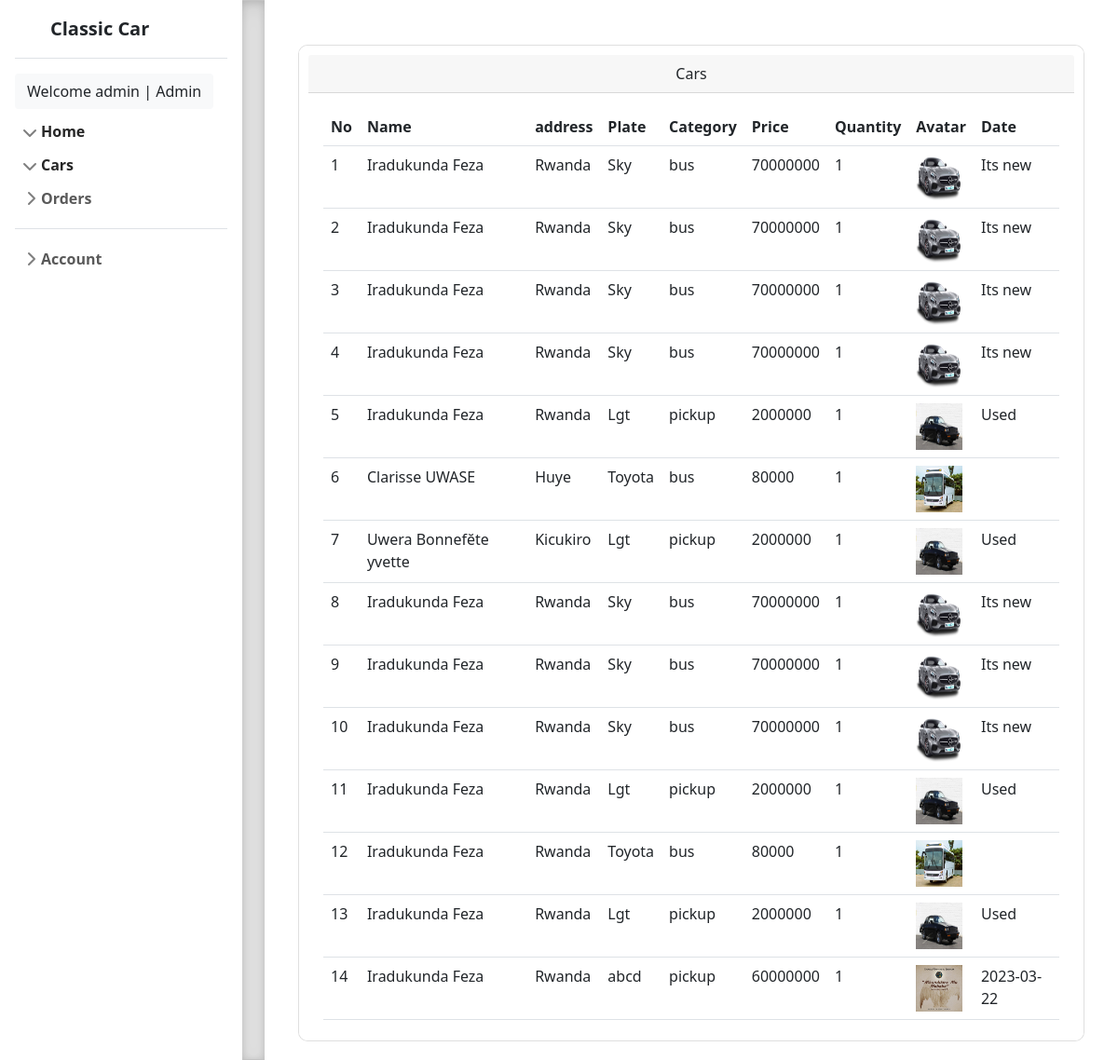
Screenshot of /admin/carout.php (signed in) with the database file from the repository.
### tables this page shows
CREATE TABLE `stockout` (
  `out_id` int(12) NOT NULL,
  `car_id` int(12) NOT NULL,
  `user_id` int(12) NOT NULL,
  `quantity` varchar(100) NOT NULL,
  `date` varchar(100) NOT NULL
);

CREATE TABLE `users` (
  `user_id` int(12) NOT NULL,
  `names` varchar(100) NOT NULL,
  `address` varchar(100) NOT NULL,
  `phone` varchar(100) NOT NULL,
  `email` varchar(100) NOT NULL,
  `gander` varchar(100) NOT NULL,
  `username` varchar(100) NOT NULL,
  `password` varchar(100) NOT NULL,
  `usertype` varchar(100) NOT NULL
);

CREATE TABLE `cars` (
  `car_id` int(12) NOT NULL,
  `name` varchar(100) NOT NULL,
  `address` varchar(100) NOT NULL,
  `plate` varchar(100) NOT NULL,
  `category` varchar(100) NOT NULL,
  `price` int(100) NOT NULL,
  `quantity` int(100) NOT NULL,
  `avatar` varchar(100) NOT NULL,
  `description` varchar(100) NOT NULL,
  `date` varchar(100) NOT NULL
);

### admin/carout.php (the view, shortened to what this page needs)
<?php
include '../connect.php';
?>
<!doctype html>
<html lang="en">
  <head>
<link href="../assets/dist/css/bootstrap.min.css" rel="stylesheet">
    <link href="sidebars.css" rel="stylesheet">
  </head>
  <body>
<main>
<?php include '../includes/leftnav.php'; ?>
  <div class="b-example-divider"></div>
  <div class="row py-5 px-5" style="width:80%;">
    <div class="card main-content">
     <div class="card-header text-center">Cars</div>
     <div class="card-body">
     <table class="table table-responsive">
      <tr>
        <th>No</th>
        <th>Name</th>
        <th>address</th>
        <th>Plate</th>
        <th>Category</th>
        <th>Price</th>
        <th>Quantity</th>
        <th>Avatar</th>
        <th>Date</th>
      </tr>
      <?php
              $no = 1;
              $sel=$mysqli->query("select * from stockout,cars,users where stockout.car_id = cars.car_id and stockout.user_id = users.user_id") or die(mysqli_error($mysqli)) ;
              while ($row=mysqli_fetch_array($sel)) {
                ?>
                <tr>
                  <td><?php echo $no ; ?></td>
                  <td><?php echo $row['names'] ; ?></td>
                  <td><?php echo $row['address'] ; ?></td>
                  <td><?php echo $row['name'] ; ?></td>
                  <td><?php echo $row['category'] ; ?></td>
                  <td><?php echo $row['price'] ; ?></td>
                  <td><?php echo 1 ; ?></td>
                  <td><img src="../img/<?php echo $row['avatar'] ; ?>" width=50 height=50 alt=""></td>
                  <td><?php echo $row['date'] ; ?></td>
                </tr>
                <?php
                $no++;
              }
              ?>
     </table>
     </div>
    </div>
  </div>
</main>
  </body>
</html>

### admin/sidebars.css (style rules this page uses)
body { min-height: 100vh; min-height: -webkit-fill-available; }
html { height: -webkit-fill-available; }
main { display: flex; flex-wrap: nowrap; height: 100vh; height: -webkit-fill-available; max-height: 100vh; overflow-x: auto; overflow-y: hidden; }
.b-example-divider { flex-shrink: 0; width: 1.5rem; height: 100vh; background-color: rgba(0, 0, 0, .1); border: solid rgba(0, 0, 0, .15); border-width: 1px 0; box-shadow: inset 0 .5em 1.5em rgba(0, 0, 0, .1), inset 0 .125em .5em rgba(0, 0, 0, .15); }

### includes/leftnav.php (style rules this page uses)
.main-content { padding:10px; height: 94vh; border-radius: 10px; overflow-y: auto; }

### rows the page displays
stockout: user.names "Iradukunda Feza", user.address "Rwanda", car.name "Sky", car.category "bus", car.price "70000000", car.avatar (picture), car.date "Its new"
stockout: user.names "Iradukunda Feza", user.address "Rwanda", car.name "Sky", car.category "bus", car.price "70000000", car.avatar (picture), car.date "Its new"
stockout: user.names "Iradukunda Feza", user.address "Rwanda", car.name "Sky", car.category "bus", car.price "70000000", car.avatar (picture), car.date "Its new"
stockout: user.names "Iradukunda Feza", user.address "Rwanda", car.name "Sky", car.category "bus", car.price "70000000", car.avatar (picture), car.date "Its new"
stockout: user.names "Iradukunda Feza", user.address "Rwanda", car.name "Lgt", car.category "pickup", car.price "2000000", car.avatar (picture), car.date "Used"
stockout: user.names "Clarisse UWASE", user.address "Huye", car.name "Toyota", car.category "bus", car.price "80000", car.avatar (picture)
stockout: user.names "Uwera Bonnefĕte yvette", user.address "Kicukiro", car.name "Lgt", car.category "pickup", car.price "2000000", car.avatar (picture), car.date "Used"
stockout: user.names "Iradukunda Feza", user.address "Rwanda", car.name "Sky", car.category "bus", car.price "70000000", car.avatar (picture), car.date "Its new"
stockout: user.names "Iradukunda Feza", user.address "Rwanda", car.name "Sky", car.category "bus", car.price "70000000", car.avatar (picture), car.date "Its new"
stockout: user.names "Iradukunda Feza", user.address "Rwanda", car.name "Sky", car.category "bus", car.price "70000000", car.avatar (picture), car.date "Its new"
stockout: user.names "Iradukunda Feza", user.address "Rwanda", car.name "Lgt", car.category "pickup", car.price "2000000", car.avatar (picture), car.date "Used"
stockout: user.names "Iradukunda Feza", user.address "Rwanda", car.name "Toyota", car.category "bus", car.price "80000", car.avatar (picture)
stockout: user.names "Iradukunda Feza", user.address "Rwanda", car.name "Lgt", car.category "pickup", car.price "2000000", car.avatar (picture), car.date "Used"
stockout: user.names "Iradukunda Feza", user.address "Rwanda", car.name "abcd", car.category "pickup", car.price "60000000", car.avatar (picture), car.date "2023-03-22"

### other values shown
$_SESSION['login']['username'] "admin"
$_SESSION['login']['names'] "Admin"
